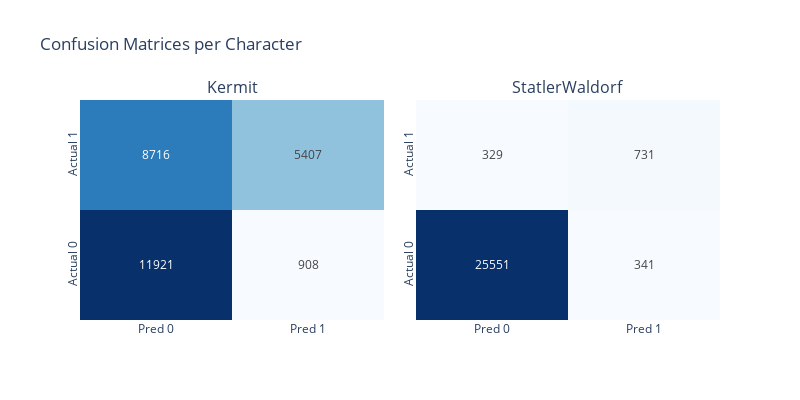
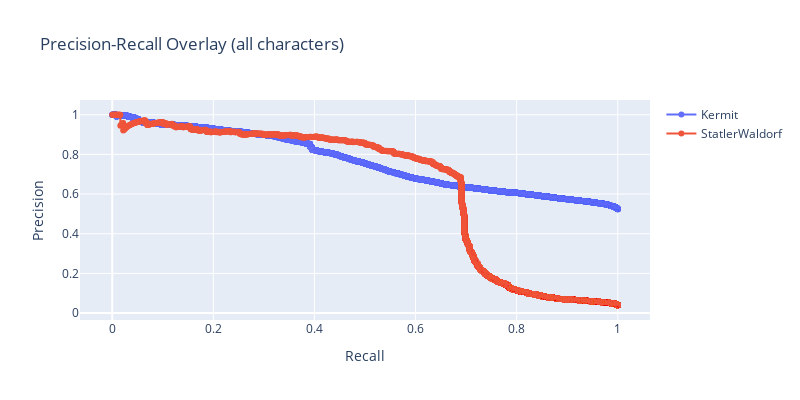
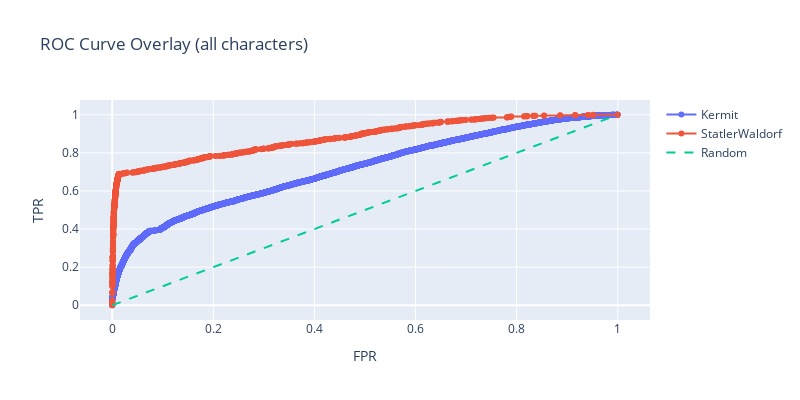

Notebook code cell kept with these figures, in order:
### Markdown cell above
In SIM1 we were supposed to find frames with the characters: Kermit, StatlerWaldorf and Fozzoe Bear. 

**In visual domain**, 

- we focused on "Kermit" and "Fozzie Bear". 
- For Kermit, 'green_mask' and 'eye_blob' features aee used. He have a distinctive green color and there is a black curve in his eye blobs veside a black dot in the middle, adding these 2 up we find him.
- As for the Fozzie Bear, his skin color is light brown and a unique texture, so 'brown_rhythm' pattern is used to locate his frames.
<br>
<br>

**In Audio Domain:**
- Walderf and Statler do not have specific visual features but have unique voice eatures, so visual domain feature space focus more on them.

### Code cell
CHAR_COLS = ["Kermit", "StatlerWaldorf"]
KEY_COLS = ["Video", "Frame_number"] 

audio_pred = pd.read_csv("../data/processed/preds/audio_sim1_pred.csv")   
visual_pred = pd.read_csv("../data/processed/preds/visual_sim1_pred.csv") 

df = audio_pred.merge(
    visual_pred,
    on=KEY_COLS,
    suffixes=("_audio", "_visual"),
    how="inner"
)

# fused scores
weights = {
    "Kermit": (0.6, 0.4),          # (audio_w, visual_w)
    "StatlerWaldorf": (0.2, 0.8),
}

for ch in CHAR_COLS:
    wa, wv = weights[ch]
    df[f"{ch}_score"] = wa*df[f"{ch}_score_audio"] + wv*df[f"{ch}_score_visual"]
    df[f"{ch}_present"] = (df[f"{ch}_score"] >= 0.5).astype(int)

gt = pd.read_csv("../data/processed/feature_spaces/visual_sim1.csv")[KEY_COLS + CHAR_COLS]
gt = gt.merge(df[KEY_COLS + [f"{c}_score" for c in CHAR_COLS] + [f"{c}_present" for c in CHAR_COLS]],
              on=KEY_COLS, how="inner")

metrics_fused, overall_fused = evaluation_tools.evaluate_multiclass(
    y_true_df=gt[CHAR_COLS],
    y_pred_df=gt,
    characters=CHAR_COLS
)

print("Overall MAP (Fused):", overall_fused)

### Figure 1 — Plotly figure (JSON) as saved in the notebook; plotly's stock layout.template omitted (floating-point values rounded to 4 significant figures)
{"data": [{"colorscale": [[0, "rgb(247,251,255)"], [0.125, "rgb(222,235,247)"], [0.25, "rgb(198,219,239)"], [0.375, "rgb(158,202,225)"], [0.5, "rgb(107,174,214)"], [0.625, "rgb(66,146,198)"], [0.75, "rgb(33,113,181)"], [0.875, "rgb(8,81,156)"], [1, "rgb(8,48,107)"]], "showscale": false, "text": [["11921", "908"], ["8716", "5407"]], "texttemplate": "%{text}", "type": "heatmap", "x": ["Pred 0", "Pred 1"], "xaxis": "x", "y": ["Actual 0", "Actual 1"], "yaxis": "y", "z": [[11921, 908], [8716, 5407]]}, {"colorscale": [[0, "rgb(247,251,255)"], [0.125, "rgb(222,235,247)"], [0.25, "rgb(198,219,239)"], [0.375, "rgb(158,202,225)"], [0.5, "rgb(107,174,214)"], [0.625, "rgb(66,146,198)"], [0.75, "rgb(33,113,181)"], [0.875, "rgb(8,81,156)"], [1, "rgb(8,48,107)"]], "showscale": false, "text": [["25551", "341"], ["329", "731"]], "texttemplate": "%{text}", "type": "heatmap", "x": ["Pred 0", "Pred 1"], "xaxis": "x2", "y": ["Actual 0", "Actual 1"], "yaxis": "y2", "z": [[25551, 341], [329, 731]]}], "layout": {"annotations": [{"font": {"size": 16}, "showarrow": false, "text": "Kermit", "x": 0.2375, "xanchor": "center", "xref": "paper", "y": 1, "yanchor": "bottom", "yref": "paper"}, {"font": {"size": 16}, "showarrow": false, "text": "StatlerWaldorf", "x": 0.7625, "xanchor": "center", "xref": "paper", "y": 1, "yanchor": "bottom", "yref": "paper"}], "height": 400, "showlegend": false, "title": {"text": "Confusion Matrices per Character"}, "width": 800, "xaxis": {"anchor": "y", "domain": [0, 0.475]}, "xaxis2": {"anchor": "y2", "domain": [0.525, 1]}, "yaxis": {"anchor": "x", "domain": [0, 1], "tickangle": -90}, "yaxis2": {"anchor": "x2", "domain": [0, 1], "tickangle": -90}}}

### Figure 2 — Plotly figure (JSON) as saved in the notebook; plotly's stock layout.template omitted (floating-point values rounded to 4 significant figures; data arrays with more than 128 entries replaced by an {"elided": "..."} marker saying what was removed)
{"data": [{"mode": "lines+markers", "name": "Kermit", "type": "scatter", "x": {"elided": "26751 float values"}, "y": {"elided": "26751 float values"}}, {"mode": "lines+markers", "name": "StatlerWaldorf", "type": "scatter", "x": {"elided": "26751 float values"}, "y": {"elided": "26751 float values"}}], "layout": {"height": 400, "title": {"text": "Precision-Recall Overlay (all characters)"}, "width": 800, "xaxis": {"title": {"text": "Recall"}}, "yaxis": {"title": {"text": "Precision"}}}}

### Figure 3 — Plotly figure (JSON) as saved in the notebook; plotly's stock layout.template omitted (floating-point values rounded to 4 significant figures; data arrays with more than 128 entries replaced by an {"elided": "..."} marker saying what was removed)
{"data": [{"mode": "lines+markers", "name": "Kermit", "type": "scatter", "x": {"elided": "11155 float values"}, "y": {"elided": "11155 float values"}}, {"mode": "lines+markers", "name": "StatlerWaldorf", "type": "scatter", "x": {"elided": "1025 float values"}, "y": {"elided": "1025 float values"}}, {"line": {"dash": "dash"}, "mode": "lines", "name": "Random", "type": "scatter", "x": [0, 1], "y": [0, 1]}], "layout": {"height": 400, "title": {"text": "ROC Curve Overlay (all characters)"}, "width": 800, "xaxis": {"title": {"text": "FPR"}}, "yaxis": {"title": {"text": "TPR"}}}}
